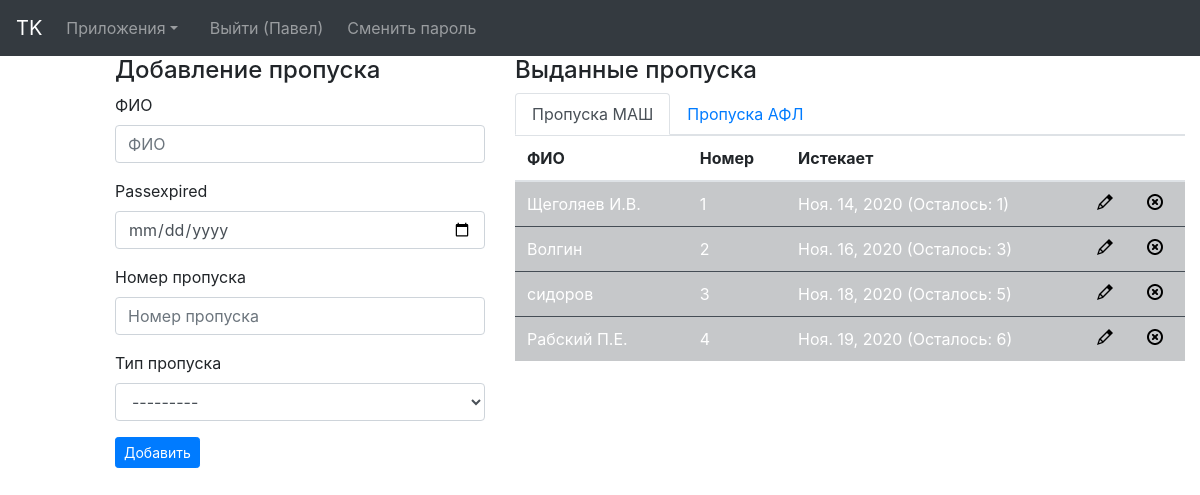
Screenshot of /passes/ (signed in) with the database file from the repository.
### passes/models.py (models this page shows, shortened)
class Passes(models.Model):
    PASS_TYPES = (
        ('afl', 'Пропуск АФЛ'),
        ('mash', 'Пропуск МАШ'),
    )
    author = models.ForeignKey(settings.AUTH_USER_MODEL, on_delete=models.CASCADE)
    owner = models.CharField(max_length=500, editable=True, blank=True)
    passexpired = models.DateField(blank=True, editable=True, null=True)
    passnumber = models.CharField(max_length=20, editable=True, blank=True)
    passtype = models.CharField(max_length=10, choices=PASS_TYPES)

### passes/views.py (the view)
@login_required
def start(request):
    context = {}
    try:
        context['role'] = PassesUsers.objects.get(user=request.user.id).role
    except Exception:
        return HttpResponse("START. Критическая ошибка контроля ролей. Обратитесь к администратору")
    if context['role'] == 'teamlead':
        if request.method == 'POST':
            form = PassesForm(request.POST)
            if form.is_valid():
                response = form.save(commit=False)
                response.author = User.objects.get(username=request.user)
                response.save()
        context['form'] = PassesForm()
        context['passes'] = Passes.objects.all()
        warning_days = 120
        danger_days = 90
        critical_days = 30
        for i in context['passes']:
            i.days_left = int(str(i.passexpired - datetime.date.today()).split()[0])
            if i.days_left > warning_days:
                i.status = "table-success"
            elif i.days_left <= warning_days and i.days_left > danger_days+1:
                i.status = "table-warning"
            elif i.days_left <= danger_days and i.days_left > critical_days+1:
                i.status = "table-danger"
            else:
                i.status = "table-dark"
        for i in context['passes']:
            print(i.status)
    if context['role'] == 'controller':
        pass
    if context['role'] == 'admin':
        pass
    return render(request, 'passes/index.html', context)

### passes/forms.py
class PassesForm(ModelForm):
    passexpired = forms.DateField(widget=DateInput)
    class Meta:
        model = Passes
        fields = ['owner','passexpired', 'passnumber','passtype']
        labels = {
            "owner": "ФИО",
            "passexpired": "Пропуск истекает",
            "passnumber": "Номер пропуска",
            "passtype": "Тип пропуска",
        }

### templates/passes/index.html (shortened to what this page needs)
{% extends 'base.html' %}
{% load static %}
{% load bootstrap4 %}
{% block content %}
    <div class="container-fluid">
        <div class="row">
            <div class="col-xs-12 col-sm-6 col-md-8 col-lg-1">
            </div>
            <div class="col-xs-12 col-sm-6 col-md-8 col-lg-4">
                <h4>Добавление пропуска</h4>
                <form action="" method="post" class="form">
                    {% bootstrap_form form layout='horizontal' size='small' %}
                    <button type="submit" class="btn btn-primary btn-sm">Добавить</button>
                </form>
            </div>
            <div class="col-xs-12 col-sm-6 col-md-4 col-lg-7">
                <h4>Выданные пропуска</h4>
                <ul class="nav nav-tabs">
                    <li class="nav-item">
                        <a class="nav-link active" data-toggle="tab" href="#home">Пропуска МАШ</a>
                    </li>
                    <li class="nav-item">
                        <a class="nav-link" data-toggle="tab" href="#profile">Пропуска АФЛ</a>
                    </li>
                </ul>
                <div id="myTabContent" class="tab-content">
                    <div class="tab-pane fade active show" id="home">
                        <table class="table table-hover">
                            <thead>
                            <tr>
                                <th scope="col">ФИО</th>
                                <th scope="col">Номер</th>
                                <th scope="col">Истекает</th>
                                <th scope="col"></th>
                                <th scope="col"></th>
                            </tr>
                            </thead>
                            <tbody>
                            {% for i in passes %}
                                {% if i.passtype == 'mash' %}
                                    <tr class="{{ i.status }}">
                                        <td>{{ i.owner }}</td>
                                        <td>{{ i.passnumber }}</td>
                                        <td>{{ i.passexpired }} (Осталось: {{ i.days_left }})</td>
                                        <td>
                                            <a href="pass_edit/{{ i.id }}">
                                                <img src="{% static '\icons\pencil.png' %} ">
                                            </a>
                                        </td>
                                        <td>
                                            <a href="pass_delete/{{ i.id }}">
                                                <img src="{% static '\icons\delete.png' %} ">
                                            </a>
                                        </td>
                                    </tr>
                                {% endif %}
                            {% endfor %}
                            </tbody>
                        </table>
                    </div>
                </div>
            </div>
        </div>
    </div>
{% endblock %}

### templates/base.html (shortened to what this page needs)
{% load bootstrap4 %}
{% bootstrap_css %}
<!DOCTYPE html>
<html lang="en">
<head>
    {% load static %}
    <link rel="stylesheet" type="text/css" href="{% static "portal.css" %} " />
</head>
<nav class="navbar navbar-expand-lg navbar-dark bg-dark">
    <a class="navbar-brand" href="/">TK</a>
    <div class="collapse navbar-collapse" id="navbarColor02">
        <ul class="navbar-nav mr-auto">
            <li class="nav-item dropdown">
                <a class="nav-link dropdown-toggle" data-toggle="dropdown" href="#" id="themes">Приложения</a>
            </li>
            <li class="nav-item">
                <a class="nav-link" href="../help/"></a>
            </li>
            {%if user.is_authenticated %}
                <li class="nav-item mr-sm-2">
                    <a class="nav-link"  href="/accounts/logout">Выйти ({{ user.first_name }})</a>
                </li>
                <li class="nav-item mr-sm-2">
                    <a class="nav-link" href="/accounts/chpwd">Сменить пароль</a>
                </li>
            {% endif %}
        </ul>
    </div>
</nav>
{% if role == 'teamlead' %}{% block content %}{% endblock %}{% endif %}

### rows the page displays
Passes: owner "Щеголяев И.В.", passnumber "1", passexpired "Ноя. 14, 2020", days_left "1"
Passes: owner "Волгин", passnumber "2", passexpired "Ноя. 16, 2020", days_left "3"
Passes: owner "сидоров", passnumber "3", passexpired "Ноя. 18, 2020", days_left "5"
Passes: owner "Рабский П.Е.", passnumber "4", passexpired "Ноя. 19, 2020", days_left "6"

### other values shown
{{ user.first_name }} "Павел"
